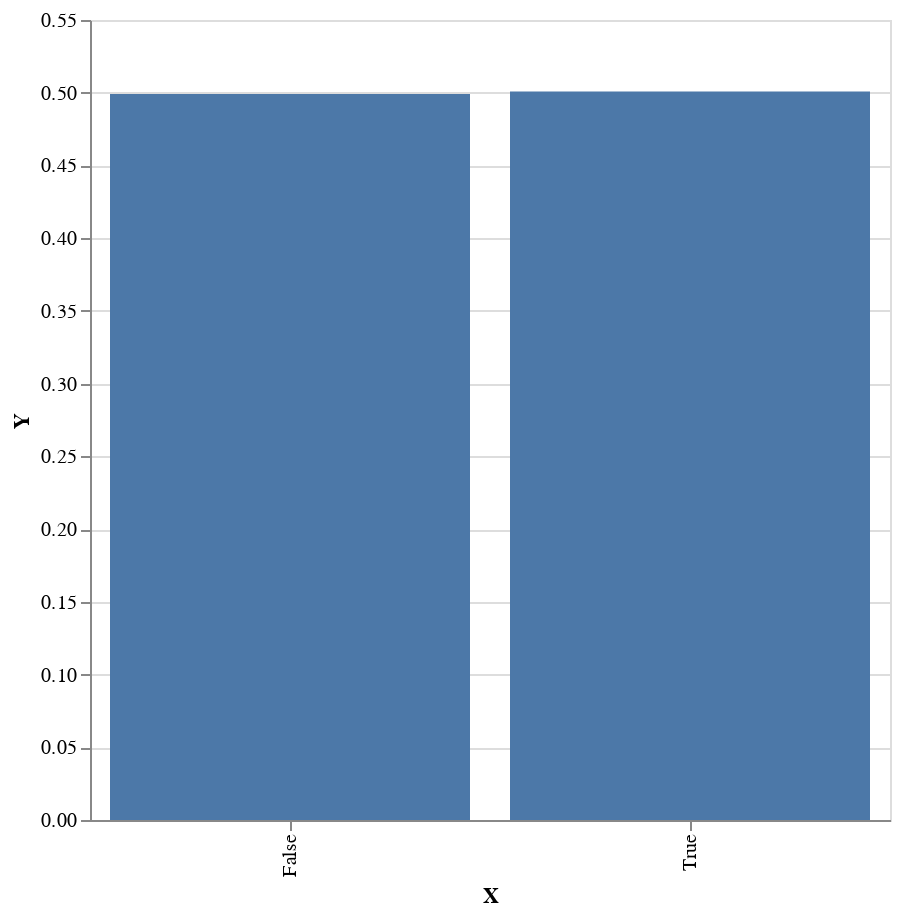

The notebook cell saved with this chart:
### Code cell
sampler $ 
    plot . fmap (first (T.pack . show) . second (ln . exp)) . toEmpiricalWeighted <$> 
    replicateM 100000 (weighted $ prior model)

### Figure 1 — Vega-Lite specification as saved in the notebook (floating-point values rounded to 4 significant figures)
{"$schema": "https://vega.github.io/schema/vega-lite/v4.json", "data": {"values": [{"X": "True", "Y": 0.5009}, {"X": "False", "Y": 0.4991}]}, "encoding": {"x": {"field": "X", "type": "nominal"}, "y": {"field": "Y", "type": "quantitative"}}, "height": 400, "mark": "bar", "width": 400}
